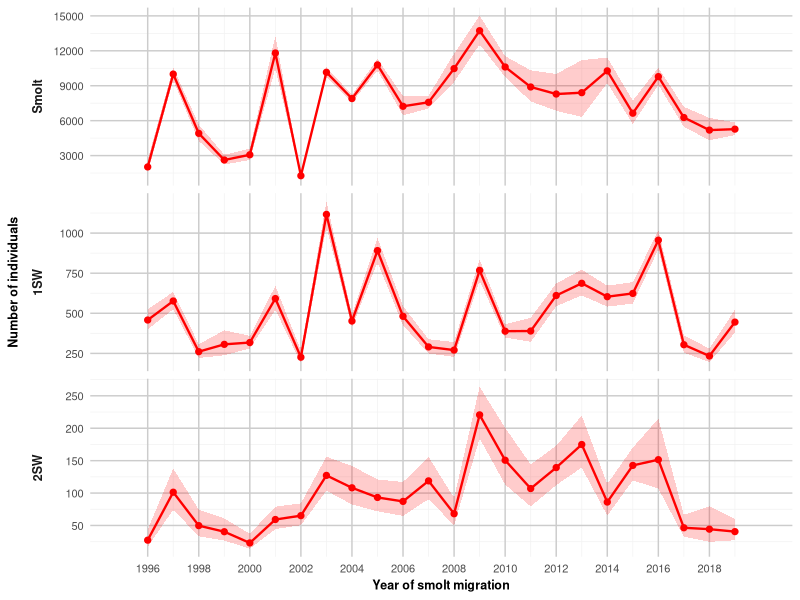

Generate this figure with R: (Note: this script raises an error after producing the figure.)
### ============================================================================
### Disentangling length-dependent and length-independent variations
### in survival and maturation in Atlantic salmon
### ----------------------------------------------------------------------------
### File:    figA1_data.R
### Purpose: Builds Appendix 1 Figures (A1.1; A1.2 & A1.3).
### Author:  ©BOULAIRE Eliot, NEVOUX Marie & RIVOT Etienne
### Version: 01/09/2026
### ============================================================================

## -----------------------------------------------------------------------------
## 0. Setup
## -----------------------------------------------------------------------------
rm(list = ls())
set.seed(123)

pkginstall <- function(packages) {
  for (pkg in packages) {
    if (!require(pkg, character.only = TRUE)) {
      install.packages(pkg, dependencies = TRUE)
      library(pkg, character.only = TRUE)
    } else {
      library(pkg, character.only = TRUE)
    }
  }
}
pkginstall(c("ggplot2", "dplyr", "tidyr"))

## -----------------------------------------------------------------------------
## 1. Import data
## -----------------------------------------------------------------------------
CMR <- read.csv2(file = "data/rawdata/data_Scorff_CMR.csv")
ORE <- read.csv2(file = "data/rawdata/data_Scorff_ORE.csv")

## -----------------------------------------------------------------------------
## 2. CMR abundance estimates
## -----------------------------------------------------------------------------
CMR2 <- CMR %>%
  mutate(
    meanlog = log(mean^2/sqrt(mean^2 + sd^2)),
    sdlog = sqrt(log(1+((sd^2)/(mean^2)))),
    stage = factor(stage, levels = c("Smolt", "1SW", "2SW"))
  )

data_N <- CMR2 %>%
  rowwise() %>%
  mutate(
    Q2.5  = qlnorm(0.025, meanlog, sdlog),
    Q25   = qlnorm(0.25,  meanlog, sdlog),
    Q50   = qlnorm(0.50,  meanlog, sdlog),
    Q75   = qlnorm(0.75,  meanlog, sdlog),
    Q97.5 = qlnorm(0.975, meanlog, sdlog)
  ) %>%
  ungroup()

figA1.1 <- ggplot() + 
  geom_ribbon(data = data_N, aes(x = cohort, ymin = Q2.5, ymax = Q97.5), fill = "red", alpha = 0.2) +
  geom_line(data = data_N, aes(x = cohort, y = Q50), color = "red", linewidth = 0.8) +
  geom_point(data = data_N, aes(x = cohort, y = Q50), color = "red", size = 1.8) +
  facet_grid(stage~., scale = "free", switch = "y") +
  labs(x = "Year of smolt migration", y = "Number of individuals") +
  coord_cartesian(xlim = c(1995, 2020), ylim = c(NA, NA), expand = TRUE) +
  scale_x_continuous(
    breaks = seq(min(data_N$cohort), max(data_N$cohort), by = 2),
    minor_breaks = seq(min(data_N$cohort), max(data_N$cohort), by = 1)
  ) +
  scale_y_continuous(n.breaks = 6) +
  theme_minimal() +
  theme(
    panel.grid.major = element_line(color = "grey80"),
    panel.grid.minor = element_line(color = "grey95"),
    axis.title  = element_text(size = 9, face = "bold"),
    axis.text   = element_text(size = 8),
    legend.position = "none",
    legend.title = element_text(size = 9, face = "bold"),
    legend.text  = element_text(size = 8),
    strip.placement = "outside",
    strip.text  = element_text(size = 9, face = "bold")
  )
figA1.1

ggsave(
  filename = "results/figures/figA1.1.pdf",
  plot = figA1.1,
  width = 1961/300,
  height = 1440/300,
  units = "in"
)

## -----------------------------------------------------------------------------
## 3. Scale sex data
## -----------------------------------------------------------------------------
ORE2 <- ORE %>%
  mutate(
    stage2 = case_when(
      grepl("smolt", stage, ignore.case = TRUE) ~ "Smolt",
      grepl("1SW", age, ignore.case = TRUE) ~ "1SW",
      grepl("2SW", age, ignore.case = TRUE) ~ "2SW",
      TRUE ~ NA_character_
    ),
    stage2 = factor(stage2, levels = c("Smolt", "1SW", "2SW"))) %>%
  filter(stage2 %in% c("Smolt", "1SW", "2SW"))

data_S <- ORE2 %>%
  group_by(stage2, cohort) %>%
  summarise(
    Fem = sum(sexe %in% c("F"), na.rm = TRUE),
    Ma = sum(sexe %in% c("M"), na.rm = TRUE),
    Tot = sum(sexe %in% c("F", "M"), na.rm = TRUE),
    .groups = "drop"
  ) %>%
  ungroup() %>%
  rowwise() %>%
  mutate(
    Q2.5  = qbeta(0.025, (Fem + 1), ((Tot - Fem) + 1)),
    Q25   = qbeta(0.25, (Fem + 1), ((Tot - Fem) + 1)),
    Q50   = qbeta(0.50, (Fem + 1), ((Tot - Fem) + 1)),
    Q75   = qbeta(0.75, (Fem + 1), ((Tot - Fem) + 1)),
    Q97.5 = qbeta(0.975, (Fem + 1), ((Tot - Fem) + 1))
  ) %>%
  ungroup()

figA1.2 <- ggplot() + 
  geom_ribbon(data = data_S, aes(x = cohort, ymin = Q2.5, ymax = Q97.5), fill = "red", alpha = 0.2) +
  geom_line(data = data_S, aes(x = cohort, y = Q50), color = "red", linewidth = 0.8) +
  geom_point(data = data_S, aes(x = cohort, y = Q50), color = "red", size = 1.8) +
  facet_grid(stage2~., scale = "free", switch = "y") +
  labs(x = "Year of smolt migration", y = "Proportion of female") +
  coord_cartesian(xlim = c(1995, 2020), ylim = c(NA, NA), expand = TRUE) +
  scale_x_continuous(
    breaks = seq(min(data_S$cohort), max(data_S$cohort), by = 2),
    minor_breaks = seq(min(data_S$cohort), max(data_S$cohort), by = 1)
  ) +
  scale_y_continuous(n.breaks = 6) +
  theme_minimal() +
  theme(
    panel.grid.major = element_line(color = "grey80"),
    panel.grid.minor = element_line(color = "grey95"),
    axis.title  = element_text(size = 9, face = "bold"),
    axis.text   = element_text(size = 8),
    legend.position = "none",
    legend.title = element_text(size = 9, face = "bold"),
    legend.text  = element_text(size = 8),
    strip.placement = "outside",
    strip.text  = element_text(size = 9, face = "bold")
  )
figA1.2

ggsave(
  filename = "results/figures/figA1.2.pdf",
  plot = figA1.2,
  width = 1961/300,
  height = 1440/300,
  units = "in"
)

## -----------------------------------------------------------------------------
## 4. Scale length data
## -----------------------------------------------------------------------------
data_L <- bind_rows(
  ORE %>%
    filter(stage == "Smolt" & !is.na(migration)) %>%
    mutate(stage2 = "Smolt",
           length = migration),
  ORE %>%
    filter(stage == "Adult" & !is.na(migration)) %>%
    mutate(stage2 = "Surviving
smolt",
           length = migration),
  ORE %>%
    filter(stage == "Adult" & !is.na(end1sum)) %>%
    mutate(stage2 = "Post-smolt",
           length = end1sum),
  ORE %>%
    filter(age == "1SW" & !is.na(end1sum)) %>%
    mutate(stage2 = "Maturing
post-smolt",
           length = end1sum),
  ORE %>%
    filter(age == "2SW" & !is.na(end1sum)) %>%
    mutate(stage2 = "Non-maturing
post-smolt",
           length = end1sum)
) %>%
  group_by(stage2, cohort) %>%
  summarise(
    Q2.5  = quantile(length, 0.025),
    Q25   = quantile(length, 0.25),
    Q50   = quantile(length, 0.5),
    Q75   = quantile(length, 0.75),
    Q97.5 = quantile(length, 0.975),
    .groups = "drop"
  ) %>%
  ungroup() %>%
  filter(stage2 %in% c("Smolt", "Surviving
smolt", "Post-smolt", "Maturing
post-smolt", "Non-maturing
post-smolt")) %>%
  mutate(stage2 = factor(stage2, levels = c("Smolt", "Surviving
smolt", "Post-smolt", "Maturing
post-smolt", "Non-maturing
post-smolt")))

figA1.3 <- ggplot() + 
  geom_ribbon(data = data_L, aes(x = cohort, ymin = Q2.5, ymax = Q97.5), fill = "red", alpha = 0.2) +
  geom_line(data = data_L, aes(x = cohort, y = Q50), color = "red", linewidth = 0.8) +
  geom_point(data = data_L, aes(x = cohort, y = Q50), color = "red", size = 1.8) +
  facet_grid(stage2~., scale = "free", switch = "y") +
  labs(x = "Year of smolt migration", y = "Scale length (mm)") +
  coord_cartesian(xlim = c(1995, 2020), ylim = c(NA, NA), expand = TRUE) +
  scale_x_continuous(
    breaks = seq(min(data_L$cohort), max(data_L$cohort), by = 2),
    minor_breaks = seq(min(data_L$cohort), max(data_L$cohort), by = 1)
  ) +
  scale_y_continuous(n.breaks = 6) +
  theme_minimal() +
  theme(
    panel.grid.major = element_line(color = "grey80"),
    panel.grid.minor = element_line(color = "grey95"),
    axis.title  = element_text(size = 9, face = "bold"),
    axis.text   = element_text(size = 8),
    legend.position = "none",
    legend.title = element_text(size = 9, face = "bold"),
    legend.text  = element_text(size = 8),
    strip.placement = "outside",
    strip.text  = element_text(size = 9, face = "bold")
  )
figA1.3

ggsave(
  filename = "results/figures/figA1.3.pdf",
  plot = figA1.3,
  width = 1961/300,
  height = 1440/300,
  units = "in"
)
